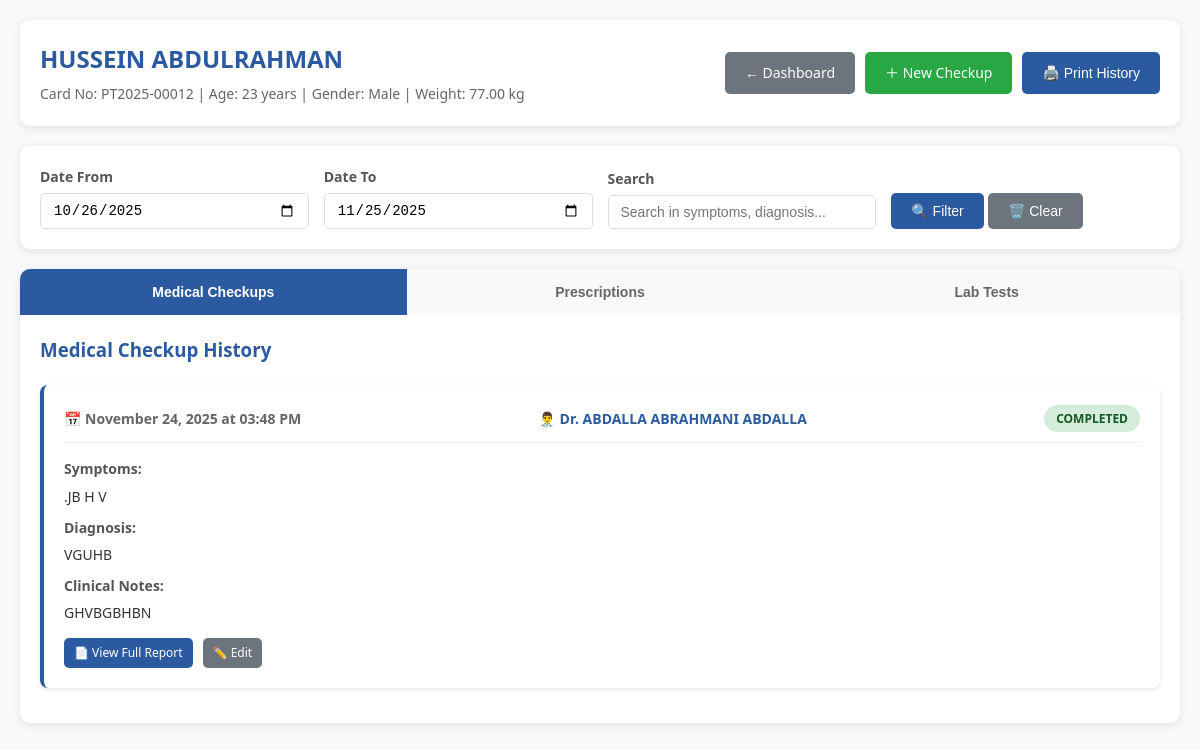
Screenshot of /doctor/medical_history.php?patient_id=33 (signed in) with the database file from the repository.
### tables this page shows
CREATE TABLE `patients` (
  `id` int(11) NOT NULL,
  `card_no` varchar(50) NOT NULL,
  `full_name` varchar(100) NOT NULL,
  `address` text DEFAULT NULL,
  `age` int(11) DEFAULT NULL,
  `weight` decimal(5,2) DEFAULT NULL,
  `phone` varchar(20) DEFAULT NULL,
  `gender` enum('male','female') DEFAULT NULL,
  `created_by` int(11) DEFAULT NULL,
  `created_at` timestamp NOT NULL DEFAULT current_timestamp()
);

CREATE TABLE `checking_forms` (
  `id` int(11) NOT NULL,
  `patient_id` int(11) NOT NULL,
  `doctor_id` int(11) NOT NULL,
  `symptoms` text DEFAULT NULL,
  `diagnosis` text DEFAULT NULL,
  `notes` text DEFAULT NULL,
  `status` enum('pending','completed','referred_to_lab') DEFAULT 'pending',
  `created_at` timestamp NOT NULL DEFAULT current_timestamp(),
  `updated_at` timestamp NOT NULL DEFAULT current_timestamp() ON UPDATE current_timestamp()
);

CREATE TABLE `users` (
  `id` int(11) NOT NULL,
  `username` varchar(50) NOT NULL,
  `password` varchar(255) NOT NULL,
  `email` varchar(100) DEFAULT NULL,
  `role` enum('admin','doctor','receptionist','laboratory','pharmacy','cashier') NOT NULL,
  `full_name` varchar(100) NOT NULL,
  `phone` varchar(20) DEFAULT NULL,
  `district` varchar(100) DEFAULT NULL,
  `region` varchar(100) DEFAULT NULL,
  `created_at` timestamp NOT NULL DEFAULT current_timestamp(),
  `status` enum('active','inactive') DEFAULT 'active',
  `permissions` text DEFAULT NULL,
  `last_login` timestamp NULL DEFAULT NULL
);

### doctor/medical_history.php (the view, shortened to what this page needs)
<?php
require_once '../config.php';
$patient_id = $_GET['patient_id'] ?? $_SESSION['patient_id'] ?? 0;
$patient_stmt = $pdo->prepare("SELECT * FROM patients WHERE id = ?");
$patient_stmt->execute([$patient_id]);
$patient = $patient_stmt->fetch(PDO::FETCH_ASSOC);
$history_stmt = $pdo->prepare("SELECT cf.*, u.full_name as doctor_name
                              FROM checking_forms cf
                              LEFT JOIN users u ON cf.doctor_id = u.id
                              WHERE cf.patient_id = ?
                              ORDER BY cf.created_at DESC");
$history_stmt->execute([$patient_id]);
$medical_history = $history_stmt->fetchAll(PDO::FETCH_ASSOC);
?>
<!DOCTYPE html>
<html lang="en">
<head>
</head>
<body>
    <div class="container">
        <div class="header no-print">
            <div class="patient-info">
                <div class="patient-name"><?php echo htmlspecialchars($patient['full_name']); ?></div>
                <div class="patient-details">
                    Card No: <?php echo htmlspecialchars($patient['card_no']); ?> |
                    Age: <?php echo $patient['age'] ? $patient['age'] . ' years' : 'N/A'; ?> |
                    Gender: <?php echo $patient['gender'] ? ucfirst($patient['gender']) : 'N/A'; ?> |
                    Weight: <?php echo $patient['weight'] ? $patient['weight'] . ' kg' : 'N/A'; ?>
                </div>
            </div>
            <div class="action-buttons">
                <a href="dashboard.php" class="btn btn-secondary">
                    ← Dashboard
                </a>
                <a href="dashboard.php?create_checkup=1&patient_id=<?php echo $patient_id; ?>" class="btn btn-success">
                    ＋ New Checkup
                </a>
                <button onclick="window.print()" class="btn btn-primary">
                    🖨️ Print History
                </button>
            </div>
        </div>
        <div class="search-filter no-print">
            <div class="form-group">
                <label class="form-label">Date From</label>
                <input type="date" class="form-control" id="dateFrom">
            </div>
            <div class="form-group">
                <label class="form-label">Date To</label>
                <input type="date" class="form-control" id="dateTo">
            </div>
            <div class="form-group">
                <label class="form-label">Search</label>
                <input type="text" class="form-control" id="searchInput" placeholder="Search in symptoms, diagnosis...">
            </div>
            <div class="form-group">
                <button class="btn btn-primary" onclick="filterHistory()">
                    🔍 Filter
                </button>
                <button class="btn btn-secondary" onclick="clearFilters()">
                    🗑️ Clear
                </button>
            </div>
        </div>
        <div class="tabs no-print">
            <button class="tab active" onclick="openTab('checkups')">Medical Checkups</button>
            <button class="tab" onclick="openTab('prescriptions')">Prescriptions</button>
            <button class="tab" onclick="openTab('lab-tests')">Lab Tests</button>
        </div>
        <div id="checkups" class="tab-content active">
            <h3 style="margin-bottom: 20px; color: #2c5aa0;">Medical Checkup History</h3>
            <?php if (!empty($medical_history)): ?>
                <?php foreach ($medical_history as $checkup): ?>
                    <div class="card checkup-card" data-date="<?php echo date('Y-m-d', strtotime($checkup['created_at'])); ?>"
                         data-content="<?php echo htmlspecialchars(strtolower($checkup['symptoms'] . ' ' . $checkup['diagnosis'])); ?>">
                        <div class="card-header">
                            <div class="card-date">
                                📅 <?php echo date('F j, Y \a\t h:i A', strtotime($checkup['created_at'])); ?>
                            </div>
                            <div class="card-doctor">
                                👨‍⚕️ Dr. <?php echo htmlspecialchars($checkup['doctor_name'] ?: 'Unknown'); ?>
                            </div>
                            <div class="card-status status-<?php echo $checkup['status']; ?>">
                                <?php echo strtoupper($checkup['status']); ?>
                            </div>
                        </div>
                        <div class="card-content">
                            <?php if (!empty($checkup['symptoms'])): ?>
                                <div class="content-label">Symptoms:</div>
                                <div class="content-text"><?php echo htmlspecialchars($checkup['symptoms']); ?></div>
                            <?php endif; ?>
                            <?php if (!empty($checkup['diagnosis'])): ?>
                                <div class="content-label">Diagnosis:</div>
                                <div class="content-text"><?php echo htmlspecialchars($checkup['diagnosis']); ?></div>
                            <?php endif; ?>
                            <?php if (!empty($checkup['notes'])): ?>
                                <div class="content-label">Clinical Notes:</div>
                                <div class="content-text"><?php echo htmlspecialchars($checkup['notes']); ?></div>
                            <?php endif; ?>
                        </div>
                        <div class="card-actions no-print">
                            <a href="print_checkup.php?id=<?php echo $checkup['id']; ?>" target="_blank" class="btn btn-primary btn-sm">
                                📄 View Full Report
                            </a>
                            <a href="edit_checkup.php?id=<?php echo $checkup['id']; ?>" class="btn btn-secondary btn-sm">
                                ✏️ Edit
                            </a>
                        </div>
                    </div>
                <?php endforeach; ?>
            <?php endif; ?>
        </div>
    </div>
</body>
</html>

### doctor/medical_history.php (style rules this page uses)
* { margin: 0; padding: 0; box-sizing: border-box; }
body { font-family: 'Segoe UI', Tahoma, Geneva, Verdana, sans-serif; background: #f8f9fa; color: #333; line-height: 1.6; }
.container { max-width: 1200px; margin: 0 auto; padding: 20px; }
.header { background: white; padding: 20px; border-radius: 10px; box-shadow: 0 2px 10px rgba(0,0,0,0.1); margin-bottom: 20px; display: flex; justify-content: space-between; align-items: center; }
.patient-info { flex: 1; }
.patient-name { font-size: 24px; font-weight: bold; color: #2c5aa0; margin-bottom: 5px; }
.patient-details { color: #666; font-size: 14px; }
.action-buttons { display: flex; gap: 10px; }
.btn { padding: 10px 20px; border: none; border-radius: 5px; cursor: pointer; font-size: 14px; text-decoration: none; display: inline-flex; align-items: center; gap: 5px; transition: all 0.3s ease; }
.btn-primary { background: #2c5aa0; color: white; }
.btn-secondary { background: #6c757d; color: white; }
.btn-success { background: #28a745; color: white; }
.tabs { display: flex; background: white; border-radius: 10px 10px 0 0; overflow: hidden; box-shadow: 0 2px 10px rgba(0,0,0,0.1); }
.tab { padding: 15px 30px; background: #f8f9fa; border: none; cursor: pointer; font-size: 14px; font-weight: bold; color: #666; transition: all 0.3s ease; flex: 1; text-align: center; }
.tab.active { background: #2c5aa0; color: white; }
.tab-content { display: none; background: white; padding: 20px; border-radius: 0 0 10px 10px; box-shadow: 0 2px 10px rgba(0,0,0,0.1); margin-bottom: 20px; }
.tab-content.active { display: block; }
.card { background: white; border-radius: 8px; padding: 20px; margin-bottom: 15px; box-shadow: 0 2px 5px rgba(0,0,0,0.1); border-left: 4px solid #2c5aa0; }
.card-header { display: flex; justify-content: space-between; align-items: center; margin-bottom: 15px; padding-bottom: 10px; border-bottom: 1px solid #eee; }
.card-date { font-size: 14px; color: #666; font-weight: bold; }
.card-doctor { font-size: 14px; color: #2c5aa0; font-weight: bold; }
.card-status { padding: 4px 12px; border-radius: 20px; font-size: 12px; font-weight: bold; text-transform: uppercase; }
.status-completed { background: #d4edda; color: #155724; }
.card-content { margin-bottom: 15px; }
.content-label { font-weight: bold; color: #555; margin-bottom: 5px; font-size: 14px; }
.content-text { color: #333; font-size: 14px; line-height: 1.5; margin-bottom: 10px; }
.card-actions { display: flex; gap: 10px; }
.btn-sm { padding: 5px 10px; font-size: 12px; }
.search-filter { background: white; padding: 20px; border-radius: 10px; box-shadow: 0 2px 10px rgba(0,0,0,0.1); margin-bottom: 20px; display: flex; gap: 15px; align-items: end; }
.form-group { flex: 1; }
.form-label { display: block; margin-bottom: 5px; font-weight: bold; color: #555; font-size: 14px; }
.form-control { width: 100%; padding: 8px 12px; border: 1px solid #ddd; border-radius: 5px; font-size: 14px; }

### rows the page displays
patients: full_name "HUSSEIN ABDULRAHMAN", card_no "PT2025-00012", age "23", gender "Male", weight "77.00"
checking_forms: created_at "November 24, 2025 at 03:48 PM", doctor.full_name "ABDALLA ABRAHMANI ABDALLA", status "COMPLETED", symptoms ".JB H V", diagnosis "VGUHB", notes "GHVBGBHBN"
